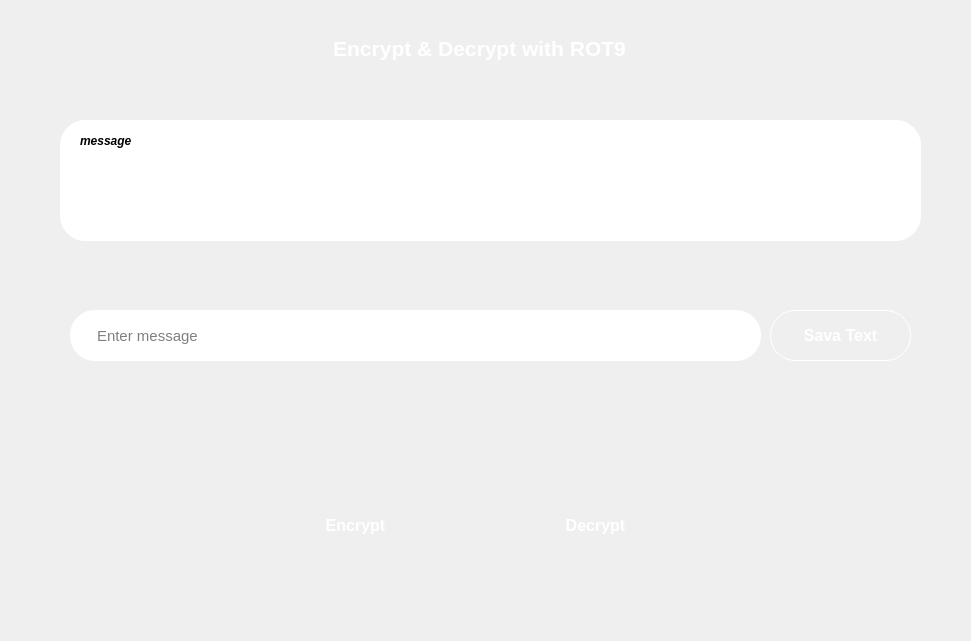
   <widget class="QWidget" name="rot_window" native="true">
    <property name="geometry">
     <rect>
      <x>330</x>
      <y>10</y>
      <width>971</width>
      <height>641</height>
     </rect>
    </property>
    <property name="styleSheet">
     <string notr="true"> background: qlineargradient(
        x1:0, y1:0, x2:0, y2:1, 
        stop:0 #1995AD, 
        stop:1 #022932
    );
border-radius:25px;</string>
    </property>
    <widget class="QLabel" name="label_14">
     <property name="geometry">
      <rect>
       <x>114</x>
       <y>30</y>
       <width>731</width>
       <height>36</height>
      </rect>
     </property>
     <property name="font">
      <font>
       <pointsize>16</pointsize>
       <bold>true</bold>
      </font>
     </property>
     <property name="styleSheet">
      <string notr="true">color:white;
background:transparent;</string>
     </property>
     <property name="text">
      <string>Encrypt &amp; Decrypt with ROT9</string>
     </property>
     <property name="alignment">
      <set>Qt::AlignmentFlag::AlignCenter</set>
     </property>
    </widget>
    <widget class="QLabel" name="rot_output">
     <property name="geometry">
      <rect>
       <x>60</x>
       <y>120</y>
       <width>861</width>
       <height>121</height>
      </rect>
     </property>
     <property name="font">
      <font>
       <pointsize>16</pointsize>
       <bold>true</bold>
      </font>
     </property>
     <property name="styleSheet">
      <string notr="true">background:white;
border:1px solid white;</string>
     </property>
     <property name="text">
      <string/>
     </property>
     <property name="margin">
      <number>25</number>
     </property>
    </widget>
    <widget class="QLineEdit" name="rot_input">
     <property name="geometry">
      <rect>
       <x>70</x>
       <y>310</y>
       <width>691</width>
       <height>51</height>
      </rect>
     </property>
     <property name="font">
      <font>
       <pointsize>11</pointsize>
      </font>
     </property>
     <property name="styleSheet">
      <string notr="true">background:white;
padding-left:25px;
</string>
     </property>
     <property name="alignment">
      <set>Qt::AlignmentFlag::AlignLeading|Qt::AlignmentFlag::AlignLeft|Qt::AlignmentFlag::AlignVCenter</set>
     </property>
     <property name="placeholderText">
      <string>Enter message</string>
     </property>
    </widget>
    <widget class="QPushButton" name="rot_encrypt">
     <property name="geometry">
      <rect>
       <x>270</x>
       <y>500</y>
       <width>171</width>
       <height>51</height>
      </rect>
     </property>
     <property name="font">
      <font>
       <pointsize>12</pointsize>
       <bold>true</bold>
      </font>
     </property>
     <property name="styleSheet">
      <string notr="true">#rot_encrypt {
   color: white;
    font-weight: bold;
    border: none;
    border-radius: 25px;
    padding: 8px 16px;
    background: qlineargradient(
        x1:0, y1:0, x2:0, y2:1,
        stop:0 #4CAF50, 
        stop:1 #2E7D32   );
}

#rot_encrypt:pressed {
    background: white;
    color: #2c6df7;
    border: 1px solid #2c6df7;
}
</string>
     </property>
     <property name="text">
      <string>Encrypt</string>
     </property>
    </widget>
    <widget class="QPushButton" name="rot_decrypt">
     <property name="geometry">
      <rect>
       <x>510</x>
       <y>500</y>
       <width>171</width>
       <height>51</height>
      </rect>
     </property>
     <property name="font">
      <font>
       <pointsize>12</pointsize>
       <bold>true</bold>
      </font>
     </property>
     <property name="styleSheet">
      <string notr="true">#rot_decrypt {
    color: white;
    font-weight: bold;
    border: none;
    border-radius: 25px;
    padding: 8px 16px;
    background: qlineargradient(
        x1:0, y1:0, x2:0, y2:1,
        stop:0 #f44336,   /* light red */
        stop:1 #c62828    /* dark red */
    );
}

#rot_decrypt:pressed {
    background: white;
    color: #2c6df7;
    border: 1px solid #2c6df7;
}
</string>
     </property>
     <property name="text">
      <string>Decrypt</string>
     </property>
    </widget>
    <widget class="QLabel" name="label_15">
     <property name="geometry">
      <rect>
       <x>80</x>
       <y>130</y>
       <width>111</width>
       <height>21</height>
      </rect>
     </property>
     <property name="font">
      <font>
       <italic>true</italic>
       <bold>true</bold>
      </font>
     </property>
     <property name="styleSheet">
      <string notr="true">background:transparent;</string>
     </property>
     <property name="text">
      <string>message</string>
     </property>
    </widget>
    <widget class="QPushButton" name="rot_save">
     <property name="geometry">
      <rect>
       <x>770</x>
       <y>310</y>
       <width>141</width>
       <height>51</height>
      </rect>
     </property>
     <property name="font">
      <font>
       <pointsize>12</pointsize>
       <bold>true</bold>
      </font>
     </property>
     <property name="styleSheet">
      <string notr="true">#rot_save {
    color: white;
    font-weight: bold;
    border: 1px solid white;
    border-radius: 25px;
    padding: 8px 16px;
    background: qlineargradient(
        x1:0, y1:0, x2:0, y2:1,
        stop:0 #6a11cb,
        stop:1 #2575fc
    );
}

#rot_save:pressed {
    background: white;
    color: #2c6df7;
    border: 1px solid #2c6df7;
}
</string>
     </property>
     <property name="text">
      <string>Sava Text</string>
     </property>
    </widget>
   </widget>
